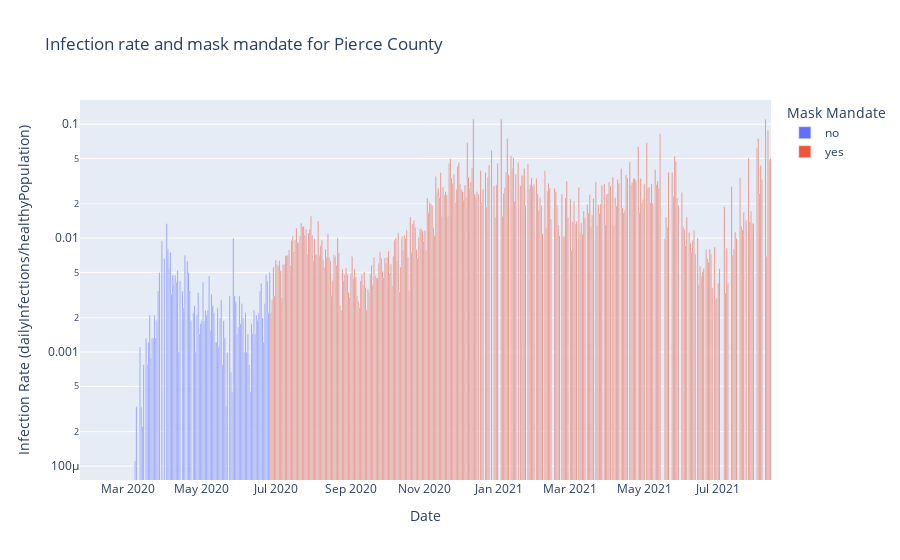

Notebook code for this chart:
### Markdown cell above
The visualization is not conclusive. While we do see a decline in infection rate after the mandate comes into effect, the best we can do is not the association. The model is extremely simply, and almost certianly missies important, causal variables.

### Code cell
#print(p_cases.head())
p_cases['date'] = pd.to_datetime(p_cases['date'])
p_cases_clipped = p_cases.query("date <= '2021-8-13'")
print(type(p_cases_clipped['date'].iloc[0]))
p_cases_clipped['mask_mandate'] = p_cases_clipped.apply(lambda x: "yes" if x['date'] > pd.Timestamp("2020-06-26") else "no", axis=1)

px.bar(p_cases_clipped.sort_values(by="date"), 
        x="date", y="infection_rate", color="mask_mandate", 
        title="Infection rate and mask mandate for Pierce County", 
        labels={
            "date": "Date",
            "infection_rate": "Infection Rate (dailyInfections/healthyPopulation)",
            "mask_mandate": "Mask Mandate",
        },
        log_y=True).show()

### Figure 1 — Plotly figure (JSON) as saved in the notebook; plotly's stock layout.template omitted (floating-point values rounded to 4 significant figures; data arrays with more than 128 entries replaced by an {"elided": "..."} marker saying what was removed)
{"data": [{"alignmentgroup": "True", "hovertemplate": "Mask Mandate=no<br>Date=%{x}<br>Infection Rate (dailyInfections/healthyPopulation)=%{y}<extra></extra>", "legendgroup": "no", "marker": {"color": "#636efa", "pattern": {"shape": ""}}, "name": "no", "offsetgroup": "no", "orientation": "v", "showlegend": true, "textposition": "auto", "type": "bar", "x": {"elided": "157 str values"}, "xaxis": "x", "y": {"elided": "157 float values"}, "yaxis": "y"}, {"alignmentgroup": "True", "hovertemplate": "Mask Mandate=yes<br>Date=%{x}<br>Infection Rate (dailyInfections/healthyPopulation)=%{y}<extra></extra>", "legendgroup": "yes", "marker": {"color": "#EF553B", "pattern": {"shape": ""}}, "name": "yes", "offsetgroup": "yes", "orientation": "v", "showlegend": true, "textposition": "auto", "type": "bar", "x": {"elided": "413 str values"}, "xaxis": "x", "y": {"elided": "413 float values"}, "yaxis": "y"}], "layout": {"barmode": "relative", "legend": {"title": {"text": "Mask Mandate"}, "tracegroupgap": 0}, "title": {"text": "Infection rate and mask mandate for Pierce County"}, "xaxis": {"anchor": "y", "domain": [0, 1], "title": {"text": "Date"}}, "yaxis": {"anchor": "x", "domain": [0, 1], "title": {"text": "Infection Rate (dailyInfections/healthyPopulation)"}, "type": "log"}}}
